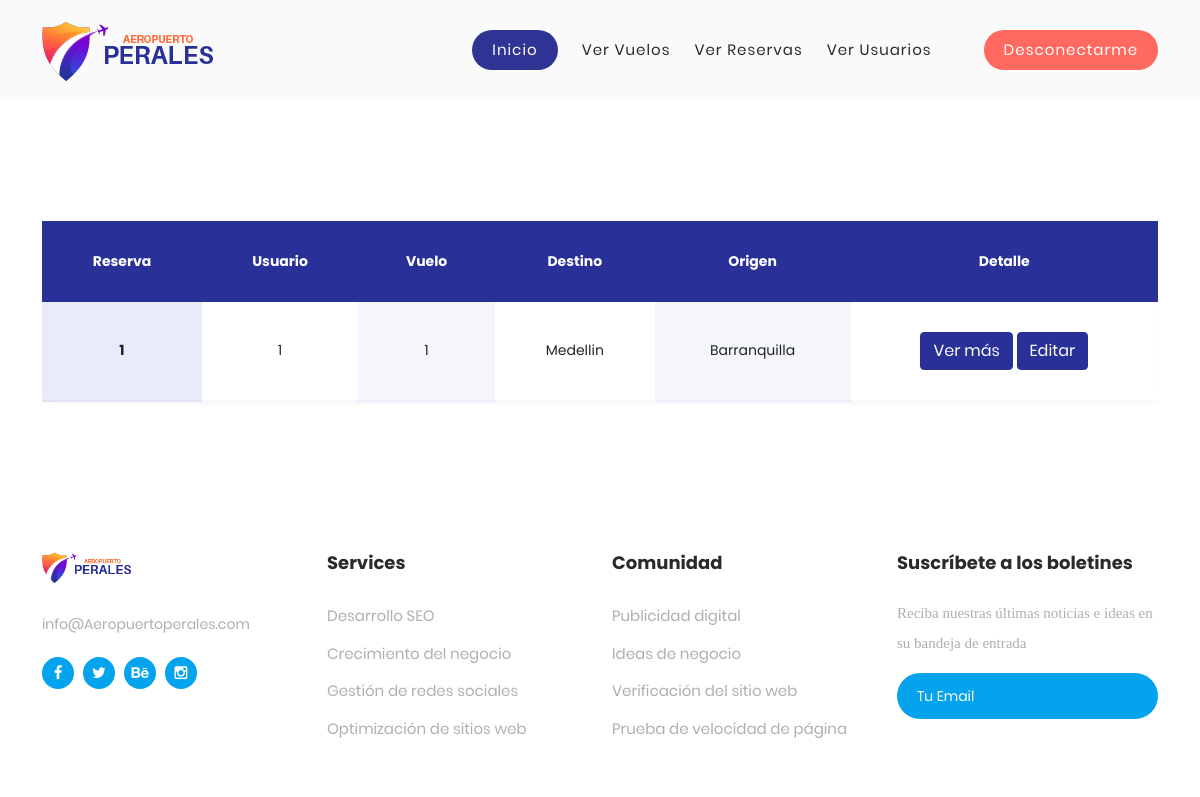
The page /bookings (signed in) on the database as committed earlier.
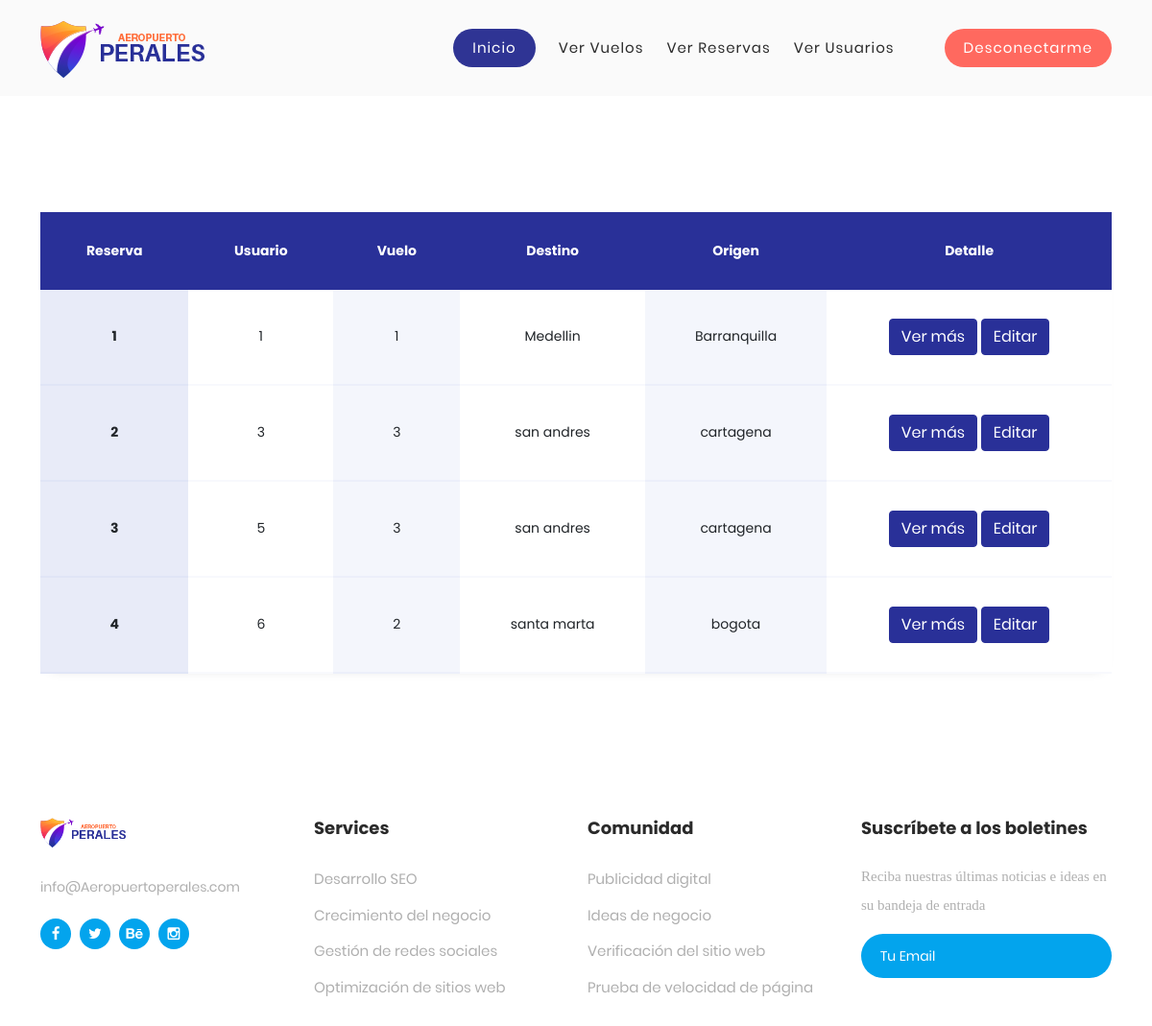
The same page on the database as committed later.
### tables this page shows
CREATE TABLE reserva (id_reserva INTEGER NOT NULL PRIMARY KEY, id_usuario INTEGER REFERENCES usuarios (id_usuario) NOT NULL, id_de_vuelo INTEGER REFERENCES vuelos (id_de_vuelo) NOT NULL, origen STRING, destino STRING, fecha_salida DATE, hora_salida TIME, fecha_regreso DATE, hora_regreso TIME);

### app.py (the view)
@app.route('/bookings', methods=('GET', 'POST'))
@login_required
def view_bookings():
    db = get_db()
    bookings = db.execute('SELECT * FROM reserva').fetchall()
    return render_template("bookings.html", bookings=bookings)

### app.py (called while the page is built)
def login_required(view):
    @functools.wraps(view)
    def wrapped_view(**kwargs):
        if g.user is None:
            return redirect(url_for('login'))
        return view(**kwargs)
    return wrapped_view

@app.before_request
def load_logged_in_user():
    user_id = session.get('user_id')
    if user_id is None:
        g.user = None
    else:
        db = get_db()
        g.user = db.execute('SELECT * FROM usuarios WHERE id_usuario = ?', (user_id,)).fetchone()

### db.py (called while the page is built)
def get_db():
    try:
        if 'db' not in g:
            g.db = sqlite3.connect('database.db')
        return g.db
    except Error:
        print(Error)

### templates/bookings.html (shortened to what this page needs)
{% extends "base.html" %}
{% block content %}
    <section class="ftco-section">
		<div class="container">
			<div class="row">
				<div class="col-md-12">
					<div class="table-wrap">
                        <h4 class="text-center mb-4">Reservas</h4>
						<table class="table">
					    <thead class="thead-primary">
					      <tr>
					        <th>Reserva</th>
					        <th>Usuario</th>
					        <th>Vuelo</th>
							  <th>Destino</th>
							  <th>Origen</th>
							  <th>Detalle</th>
					      </tr>
					    </thead>
					    <tbody>
                        {% for booking in bookings %}
					      <tr>
					        <th scope="row" class="scope" >{{ booking[0] }}</th>
					        <td>{{ booking[1] }}</td>
					        <td>{{ booking[2] }}</td>
					        <td>{{ booking[3] }}</td>
					        <td>{{ booking[4] }}</td>
					        <td>
								<a href={{ url_for('view_booking', id_reserva=booking[0]) }} class="btn btn-primary">Ver más</a>
								<a href={{ url_for('edit_booking', id_booking=booking[0]) }} class="btn btn-primary">Editar</a>
							</td>
					      </tr>
                        {% endfor %}
					    </tbody>
					  </table>
					</div>
				</div>
			</div>
		</div>
	</section>
{% endblock %}

### templates/base.html (shortened to what this page needs)
<!DOCTYPE html>
<html lang="en">
<head>
	<link rel="stylesheet" type="text/css" href="{{ url_for('static', filename='bootstrap/css/bootstrap.min.css') }}">
	<link rel="stylesheet" type="text/css" href="{{ url_for('static', filename='fonts/font-awesome-4.7.0/css/font-awesome.min.css') }}">
	<link rel="stylesheet" type="text/css" href="{{ url_for('static', filename='fonts/Linearicons-Free-v1.0.0/icon-font.min.css') }}">
	<link rel="stylesheet" type="text/css" href="{{ url_for('static', filename='vendor/animate/animate.css') }}">
	<link rel="stylesheet" type="text/css" href="{{ url_for('static', filename='vendor/css-hamburgers/hamburgers.min.css') }}">
	<link rel="stylesheet" type="text/css" href="{{ url_for('static', filename='vendor/animsition/css/animsition.min.css') }}">
	<link rel="stylesheet" type="text/css" href="{{ url_for('static', filename='vendor/select2/select2.min.css') }}">
	<link rel="stylesheet" type="text/css" href="{{ url_for('static', filename='vendor/daterangepicker/daterangepicker.css') }}">
    <link rel="stylesheet" type="text/css" href="{{ url_for('static', filename='css/main.css') }}"/>
    <link rel="stylesheet" type="text/css" href="{{ url_for('static', filename='css/util.css') }}"/>
	<link rel="stylesheet" type="text/css" href="{{ url_for('static', filename='css/fontawesome.css') }}">
    <link rel="stylesheet" type="text/css" href="{{ url_for('static', filename='css/template_aeropuerto_perales.css') }}">
    <link rel="stylesheet" type="text/css" href="{{ url_for('static', filename='css/animated.css') }}">
    <link rel="stylesheet" type="text/css" href="{{ url_for('static', filename='css/owl.css') }}">
</head>
<body>
    <section class="content">
        <h1>{% block mainTitle %} {% endblock %}</h1>
        {% block navbar %}
            {% if g.user %}
        <header class="header-area header-sticky wow slideInDown" data-wow-duration="0.75s" data-wow-delay="0s">
    <div class="container">
      <div class="row">
        <div class="col-12">
          <nav class="main-nav">
            <a href="{{ url_for('home') }}" class="logo">
              <img src="{{ url_for('static', filename='images/logo.png') }}">
            </a>
            <ul class="nav">
              <li class="scroll-to-section"><a href="{{ url_for('home') }}" class="active">Inicio</a></li>
              {% if tipo_usuario == 3 %}
                 <li class="scroll-to-section"><a href="{{ url_for('search_flights') }}">Buscar vuelos</a></li>
                 <li class="scroll-to-section"><a href="{{ url_for('profile') }}">Perfil</a></li>
                 <li class="scroll-to-section"><div class="main-red-button-hover"><a href="{{ url_for('logout') }}">Desconectarme</a></div></li>
               {% else %}
                 <li class="scroll-to-section"><a href="{{ url_for('view_flights') }}">Ver vuelos</a></li>
                 <li class="scroll-to-section"><a href="{{ url_for('view_bookings') }}">Ver Reservas</a></li>
                 <li class="scroll-to-section"><a href="{{ url_for('view_users') }}">Ver usuarios</a></li>
                <li class="scroll-to-section"><div class="main-red-button-hover"><a href="{{ url_for('logout') }}">Desconectarme</a></div></li>
                {% endif %}
            </ul>
          </nav>
        </div>
      </div>
    </div>
  </header>
        {% endif %}
        {% endblock %}
        {% block content %}{% endblock %}
{% block footer %}
        {% if g.user %}
<footer>
    <div class="container">
      <div class="row">
        <div class="col-lg-3">
          <div class="about footer-item">
            <div class="logo">
              <a href="#"><img src="{{ url_for('static', filename='images/logo.png') }}" alt="Aeropuerto Perales - Plataforma de Gestion de Vuelos"></a>
            </div>
            <a href="#">info@Aeropuertoperales.com</a>
            <ul>
              <li><a href="#"><i class="fa fa-facebook"></i></a></li>
              <li><a href="#"><i class="fa fa-twitter"></i></a></li>
              <li><a href="#"><i class="fa fa-behance"></i></a></li>
              <li><a href="#"><i class="fa fa-instagram"></i></a></li>
            </ul>
          </div>
        </div>
        <div class="col-lg-3">
          <div class="services footer-item">
            <h4>Services</h4>
            <ul>
              <li><a href="#">Desarrollo SEO</a></li>
              <li><a href="#">Crecimiento del negocio</a></li>
              <li><a href="#">Gestión de redes sociales</a></li>
              <li><a href="#">Optimización de sitios web</a></li>
            </ul>
          </div>
        </div>
        <div class="col-lg-3">
          <div class="community footer-item">
            <h4>Comunidad</h4>
            <ul>
              <li><a href="#">Publicidad digital</a></li>
              <li><a href="#">Ideas de negocio</a></li>
              <li><a href="#">Verificación del sitio web</a></li>
              <li><a href="#">Prueba de velocidad de página</a></li>
            </ul>
          </div>
        </div>
        <div class="col-lg-3">
          <div class="subscribe-newsletters footer-item">
            <h4>Suscríbete a los boletines</h4>
            <p>Reciba nuestras últimas noticias e ideas en su bandeja de entrada</p>
            <form action="#" method="get">
              <input type="text" name="email" id="email" pattern="[^ @]*@[^ @]*" placeholder="Tu Email" required="">
              <button type="submit" id="form-submit" class="main-button "><i class="fa fa-paper-plane-o"></i></button>
            </form>
          </div>
        </div>
        <div class="col-lg-12">
          <div class="copyright">
            <br>
          </div>
        </div>
      </div>
    </div>
  </footer>
        {% endif %}
{% endblock %}
    </section>
</body>
</html>

### static/css/main.css (style rules this page uses)
* { margin: 0px; padding: 0px; box-sizing: border-box; }
body, html { height: 100%; font-family: Poppins-Regular, sans-serif; }
a { font-family: Poppins-Regular; font-size: 14px; line-height: 1.7; color: #666666; margin: 0px; transition: all 0.4s; -webkit-transition: all 0.4s; -o-transition: all 0.4s; -moz-transition: all 0.4s; }
h1,h2,h3,h4,h5,h6 { margin: 0px; }
p { font-family: Poppins-Regular; font-size: 14px; line-height: 1.7; color: #666666; margin: 0px; }
ul, li { margin: 0px; list-style-type: none; }
input { outline: none; border: none; }
button { outline: none !important; border: none; background: transparent; }
* { -webkit-box-sizing: border-box; -moz-box-sizing: border-box; box-sizing: border-box; }
body { font-family: Poppins-Regular; font-size: 15px; margin: 0; color: #fff; }
input, textarea, select, button { font-family: Poppins-Regular; }
p, h1, h2, h3, h4, h5, h6, ul { margin: 0; }
img { max-width: 100%; }
ul { padding-left: 0; margin-bottom: 0; }
a { text-decoration: none; }
form { width: 100%; }
button { border: none; width: 100%; height: 46px; border-radius: 22.5px; margin: auto; margin-top: 40px; cursor: pointer; display: flex; align-items: center; justify-content: center; padding: 0; background: #fff; color: #ff97a4; text-transform: uppercase; font-size: 17px; overflow: hidden; -webkit-transform: perspective(1px) translateZ(0); transform: perspective(1px) translateZ(0); position: relative; -webkit-transition-property: color; transition-property: color; -webkit-transition-duration: 0.3s; transition-duration: 0.3s; }
button:before { content: ""; position: absolute; z-index: -1; top: 0; bottom: 0; left: 0; right: 0; background: #fd677a; -webkit-transform: scaleX(0); transform: scaleX(0); -webkit-transform-origin: 50%; transform-origin: 50%; -webkit-transition-property: transform; transition-property: transform; -webkit-transition-duration: 0.3s; transition-duration: 0.3s; -webkit-transition-timing-function: ease-out; transition-timing-function: ease-out; }
p { font-family: "Muli-SemiBold"; color: #ffff66; margin-bottom: 22px; }

Rows that differ between the two databases and show on the page:
added reserva: id_reserva "2", id_usuario "3", id_de_vuelo "3", origen "san andres", destino "cartagena"
added reserva: id_reserva "3", id_usuario "5", id_de_vuelo "3", origen "san andres", destino "cartagena"
added reserva: id_reserva "4", id_usuario "6", id_de_vuelo "2", origen "santa marta", destino "bogota"
